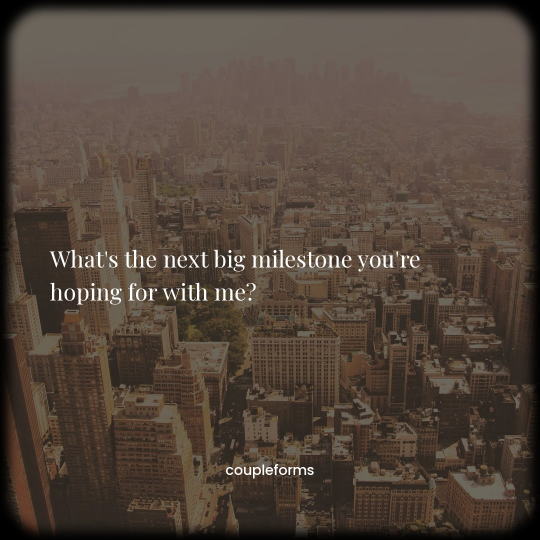
#> input picture public_slides/Post_100_v1791640871_s2.jpg, 1080 x 1080 px (shown at 1/2 size)
$ python -i generate_and_send_couples.py   (imports and definitions only)
#> lines starting #> are read from the running program, lines starting #| are printed output that depends on the picture
#> further down, picture is the input picture: PIL image 1080x1080 RGB; mean R, G, B 82.6, 69.3, 58.9
import os
import csv
import io
import time
import random
import requests
import subprocess
import html
from PIL import Image, ImageDraw, ImageFont, ImageEnhance, ImageFilter

# ========================================================
# CONFIGURACIÓ I RUTES
# ========================================================
TEST_MODE = False  # 🧪 Canvia a True per fer una prova sense publicar a xarxes

BASE_DIR = os.path.dirname(os.path.abspath(__file__))

CSV_QUESTION_PATH = os.path.join(BASE_DIR, 'posts.csv')
CSV_TEST_PATH = os.path.join(BASE_DIR, 'posts_test.csv')
STATE_PATH = os.path.join(BASE_DIR, 'next_post_type.txt')

SLIDES_DIR = os.path.join(BASE_DIR, 'public_slides')

FONT_SERIF_REG_PATH = os.path.join(BASE_DIR, 'PlayfairDisplay-Regular.ttf')
FONT_SERIF_ITALIC_PATH = os.path.join(BASE_DIR, 'PlayfairDisplay-Italic.ttf')
FONT_SANS_PATH = os.path.join(BASE_DIR, 'Poppins-Medium.ttf')

FONT_SERIF_REG_URL = "https://github.com/google/fonts/raw/main/ofl/playfairdisplay/PlayfairDisplay%5Bwght%5D.ttf"
FONT_SERIF_ITALIC_URL = "https://github.com/google/fonts/raw/main/ofl/playfairdisplay/PlayfairDisplay-Italic%5Bwght%5D.ttf"
FONT_SANS_URL = "https://github.com/google/fonts/raw/main/ofl/poppins/Poppins-Medium.ttf"

ZERNIO_API_KEY = os.getenv("ZERNIO_API_KEY")
ZERNIO_TIKTOK_ACCOUNT_ID = os.getenv("ZERNIO_TIKTOK_ACCOUNT_ID")
ZERNIO_INSTAGRAM_ACCOUNT_ID = os.getenv("ZERNIO_INSTAGRAM_ACCOUNT_ID")

TELEGRAM_BOT_TOKEN = os.getenv("TELEGRAM_BOT_TOKEN")
TELEGRAM_CHAT_ID = os.getenv("TELEGRAM_CHAT_ID")

# ========================================================
# UTILITATS I HOSTING A GIT
# ========================================================

# [81 lines left out: functions clean_directory, download_file, commit_repo_files, get_public_image_urls, send_telegram_text, generate_background_image, not called in this run]

def apply_retro_filters_and_frame(bg_img):
    img_fade = ImageEnhance.Contrast(bg_img).enhance(0.85)
    warm_matrix = (1.2, 0.2, -0.1, 0, 0.1, 1.1, -0.1, 0, 0.1, 0.1, 0.8, 0)
    img_warm = img_fade.convert('RGB', warm_matrix)
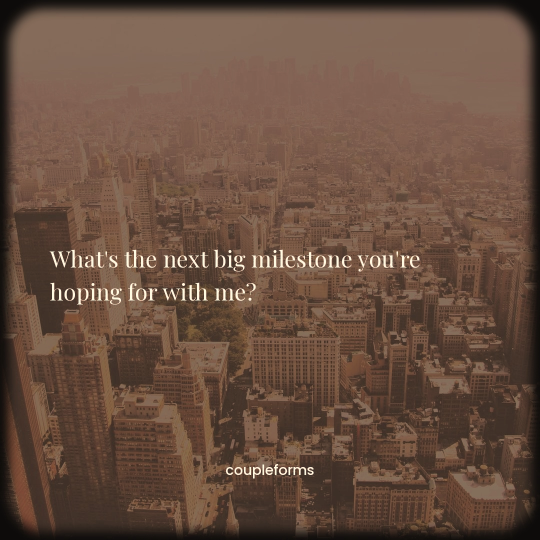
#> img_warm: PIL image 1080x1080 RGB (shown at 1/2 size); mean R, G, B 104.2, 78.3, 63.3
    dark_bg = ImageEnhance.Brightness(img_warm).enhance(0.42)
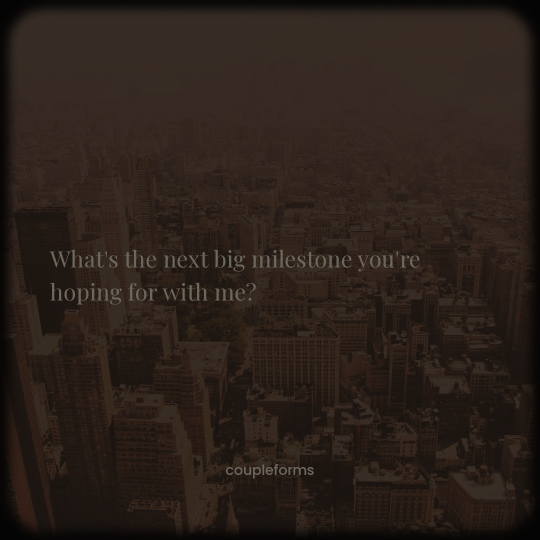
#> dark_bg: PIL image 1080x1080 RGB (shown at 1/2 size); mean R, G, B 43.3, 32.4, 26.1

    width, height = 1080, 1080
    frame = Image.new('RGBA', (width, height), (0, 0, 0, 255))
    blur_r, margin, radius = 10, 28, 60
    inner_m = margin - blur_r

    mask = Image.new('L', (width, height), 0)
#> mask: PIL image 1080x1080 L; every value is 0
    draw_mask = ImageDraw.Draw(mask)
    draw_mask.rounded_rectangle([(inner_m, inner_m), (width - inner_m, height - inner_m)], radius=radius + blur_r, fill=255)
    mask = mask.filter(ImageFilter.GaussianBlur(radius=blur_r))
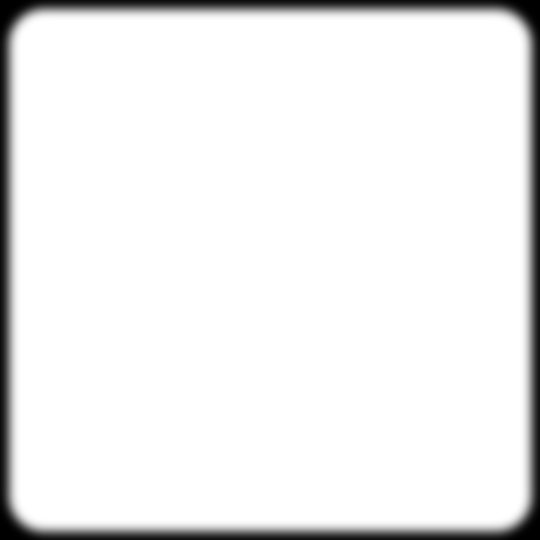
#> mask: PIL image 1080x1080 L (shown at 1/2 size); min 0, max 255, mean 237.7

    return Image.composite(dark_bg.convert('RGBA'), frame, mask).convert('RGB')

# [186 lines left out: functions wrap_text, draw_title_with_underline, draw_question_slide, draw_test_slide, draw_footer, post_carousel_to_zernio and 4 more, not called in this run]

def save_next_post_type(post_type):
    with open(STATE_PATH, 'w', encoding='utf-8') as f:
        f.write(post_type)

# [105 lines left out: functions pick_post_to_process, main, not called in this run]

# [2 lines not run here, left out]

>>> from PIL import Image
>>> picture = Image.open('public_slides/Post_100_v1791640871_s2.jpg')
>>> result = apply_retro_filters_and_frame(picture)

$ run again, on public_slides/Post_1_slide_6.jpg
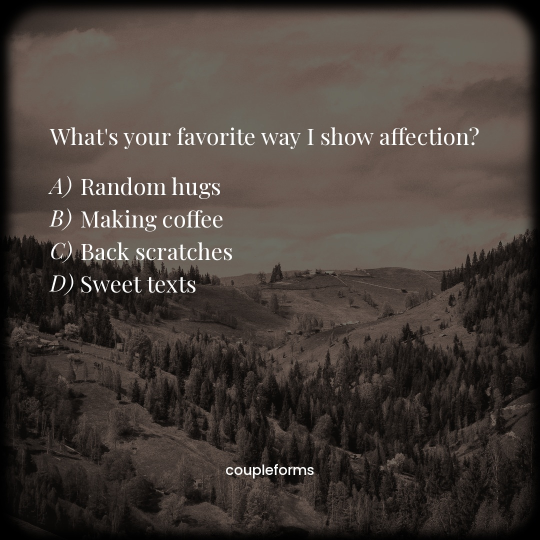
#> input picture public_slides/Post_1_slide_6.jpg, 1080 x 1080 px (shown at 1/2 size)
#> picture is the input picture: PIL image 1080x1080 RGB; mean R, G, B 71.6, 63, 57.3
#> in apply_retro_filters_and_frame, `img_warm = img_fade.convert('RGB', warm_matrix)`:
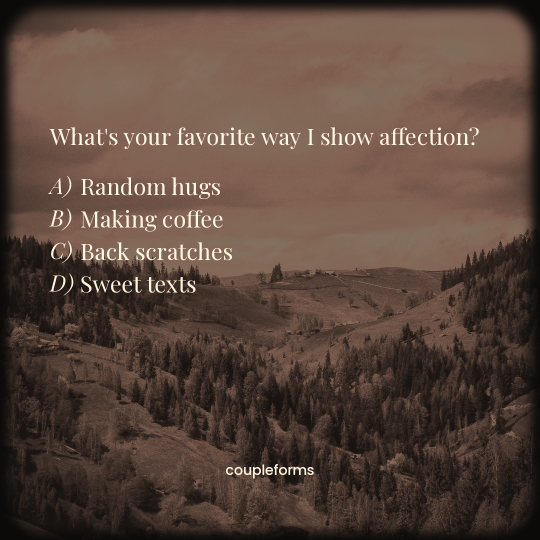
#> img_warm: PIL image 1080x1080 RGB (shown at 1/2 size); mean R, G, B 90.5, 70.4, 59.7
#> in apply_retro_filters_and_frame, `dark_bg = ImageEnhance.Brightness(img_warm).enhance(0.42)`:
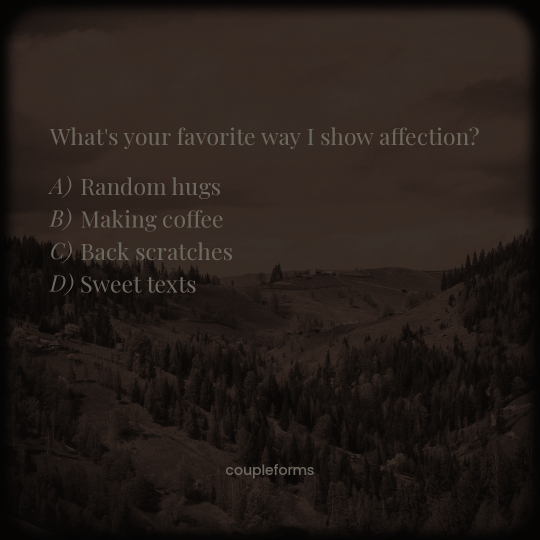
#> dark_bg: PIL image 1080x1080 RGB (shown at 1/2 size); mean R, G, B 37.5, 29.1, 24.6

$ run again, on public_slides/Post_22_slide_4.jpg
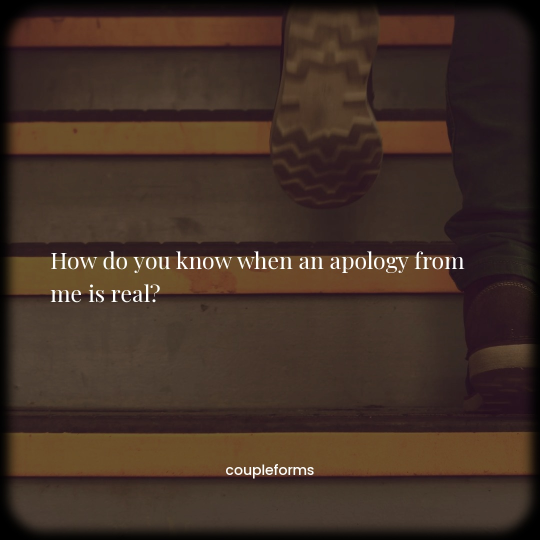
#> input picture public_slides/Post_22_slide_4.jpg, 1080 x 1080 px (shown at 1/2 size)
#> picture is the input picture: PIL image 1080x1080 RGB; mean R, G, B 66.5, 48.5, 38.5
#> in apply_retro_filters_and_frame, `img_warm = img_fade.convert('RGB', warm_matrix)`:
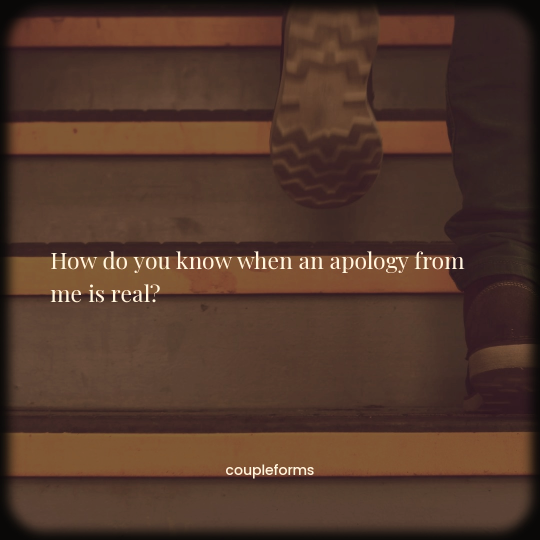
#> img_warm: PIL image 1080x1080 RGB (shown at 1/2 size); mean R, G, B 82.3, 56, 43.4
#> in apply_retro_filters_and_frame, `dark_bg = ImageEnhance.Brightness(img_warm).enhance(0.42)`:
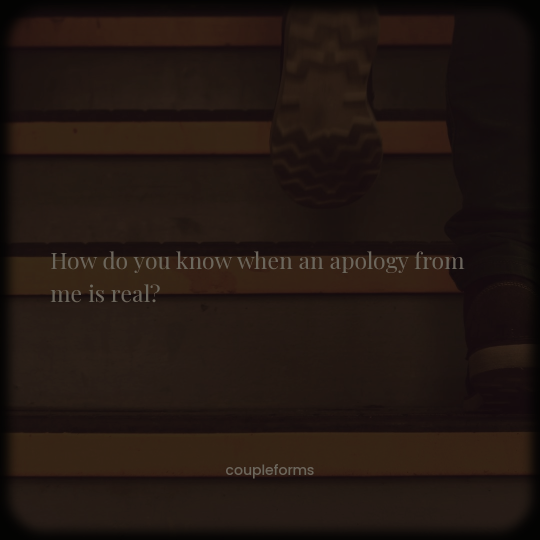
#> dark_bg: PIL image 1080x1080 RGB (shown at 1/2 size); mean R, G, B 34.1, 23, 17.8

$ run again, on public_slides/Post_22_slide_5.jpg
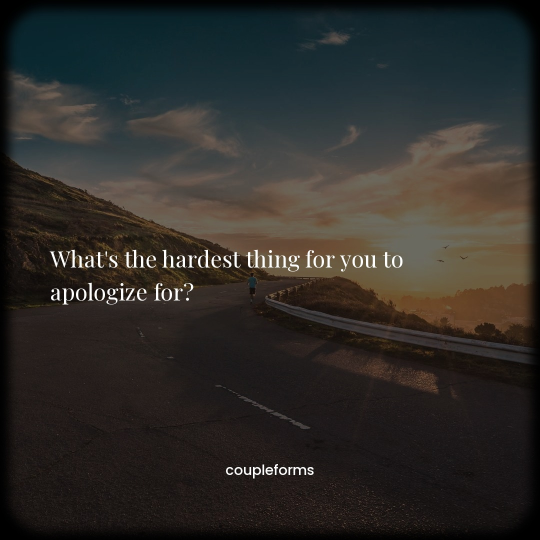
#> input picture public_slides/Post_22_slide_5.jpg, 1080 x 1080 px (shown at 1/2 size)
#> picture is the input picture: PIL image 1080x1080 RGB; mean R, G, B 47.1, 44.9, 41.4
#> in apply_retro_filters_and_frame, `dark_bg = ImageEnhance.Brightness(img_warm).enhance(0.42)`:
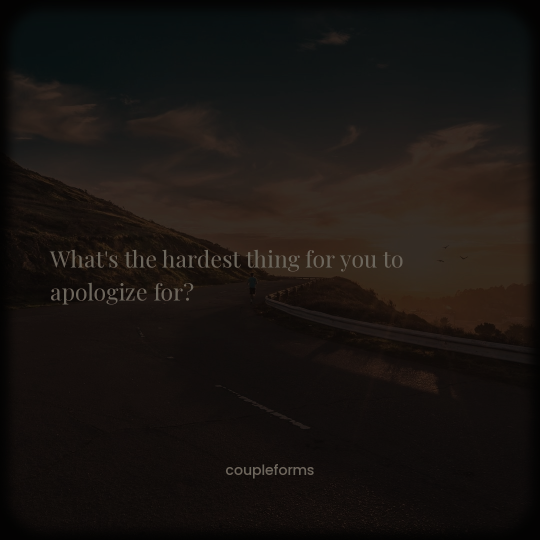
#> dark_bg: PIL image 1080x1080 RGB (shown at 1/2 size); mean R, G, B 24.8, 20.3, 17.3
